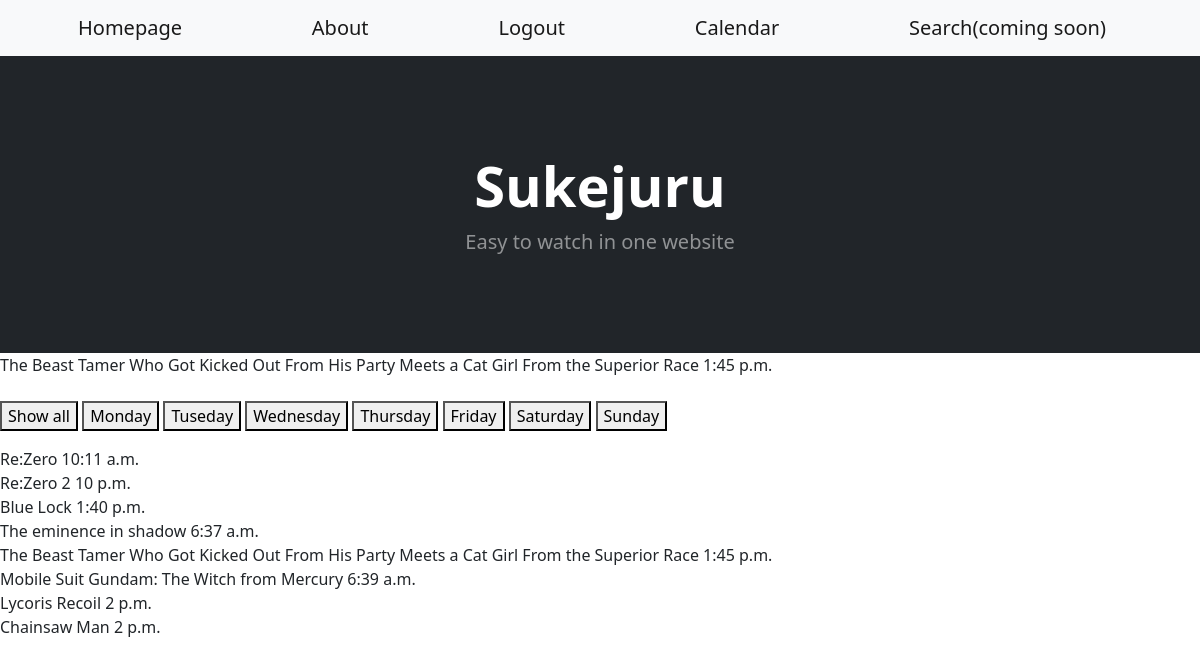
/calender (signed in), run on the app's committed database.
### sekujuru_app/models.py (models this page shows)
class Anime(models.Model):
    anime_id = models.IntegerField(primary_key=True)
    anime_name = models.CharField(max_length=99)
    anime_image = models.CharField(max_length=999, default="https://upload.wikimedia.org/wikipedia/commons/thumb/d/d1/Image_not_available.png/640px-Image_not_available.png")
    description = models.CharField(max_length=999, default="-")
    platform = models.ManyToManyField(AnimePlatform, default=None)
    day = models.ManyToManyField(Day)
    time = models.TimeField()
    genre = models.ManyToManyField(Genre)
    season = models.ManyToManyField(Season)
    rating = models.IntegerField()
    def __str__(self):
        return f'{self.anime_id}: {self.anime_name} {self.description} {self.platform} {self.day} {self.time} {self.genre} {self.season} {self.rating}'

### sekujuru_app/views.py (the view)
# urls.py: path('calender', views.calender_view, name='calender'),
def calender_view(request):
    if request.method == "GET":
        request_day = request.GET.get("day")
        if request_day=="All" or request_day==None:
            anime = Anime.objects.all()
        else:
            anime = Anime.objects.filter(day__name=request_day)
        day_of_week = ['Monday', 'Tuesday', 'Wednesday', 'Thursday', 'Friday', 'Saturday', 'Sunday']
        x = datetime.datetime.today().weekday()
        anime_today = Anime.objects.filter(day__name=day_of_week[x], time__gte=datetime.datetime.now().strftime("%H:%M:%S")).order_by('time').first()
        print(anime_today)
        context = {
            "Anime": anime,
            "Anime_today": anime_today
        }
        return render(request, 'Home/calender.html', context)

### sekujuru_app/templates/Home/calender.html (shortened to what this page needs)
{% load static %}
<link rel="stylesheet" href="{% static 'index/home.css' %}" type = "text/css">
<nav class="navbar navbar-expand-lg navbar-light bg-light">
   <div class="container px-4 px-lg-5">
       <a class="navbar-brand" href="home">Homepage</a>
       <a class="navbar-brand" href="about" >About</a>
       {% if request.user.is_authenticated %}
       <a class="navbar-brand" href="{% url 'logout' %}">Logout</a>
       {% else %}
       <a class="navbar-brand" href="{% url 'login' %}">Login</a>
       {% endif %}
       <a class="navbar-brand" href="calender" >Calendar</a>
       <a class="navbar-brand" href="search" >Search(coming soon)</a>
       </div>
</nav>
<header class="bg-dark py-5">
   <div class="container px-4 px-lg-5 my-5">
       <div class="text-center text-white">
           <h1 class="display-4 fw-bolder">Sukejuru</h1>
           <p class="lead fw-normal text-white-50 mb-0">Easy to watch in one website</p>
       </div>
   </div>
</header>
{{Anime_today.anime_name}}
{{ Anime_today.time }}
<form action="" method="GET">
    <button name="day" type="submit" value="All">Show all</button>
    <button name="day" type="submit" value="Monday">Monday</button>
    <button name="day" type="submit" value="Tuseday">Tuseday</button>
    <button name="day" type="submit" value="Wednesday">Wednesday</button>
    <button name="day" type="submit" value="Thursday">Thursday</button>
    <button name="day" type="submit" value="Friday">Friday</button>
    <button name="day" type="submit" value="Saturday">Saturday</button>
    <button name="day" type="submit" value="Sunday">Sunday</button>
</form>
{% for i in Anime %}
{{ i.anime_name }} {{ i.time }}<br>
{% endfor %}

### data on the page
Anime: anime_name "The Beast Tamer Who Got Kicked Out From His Party Meets a Cat Girl From the Superior Race", time "1:45 p.m."
Anime: anime_name "Re:Zero", time "10:11 a.m."
Anime: anime_name "Re:Zero 2", time "10 p.m."
Anime: anime_name "Blue Lock", time "1:40 p.m."
Anime: anime_name "The eminence in shadow", time "6:37 a.m."
Anime: anime_name "Mobile Suit Gundam: The Witch from Mercury", time "6:39 a.m."
Anime: anime_name "Lycoris Recoil", time "2 p.m."
Anime: anime_name "Chainsaw Man", time "2 p.m."
